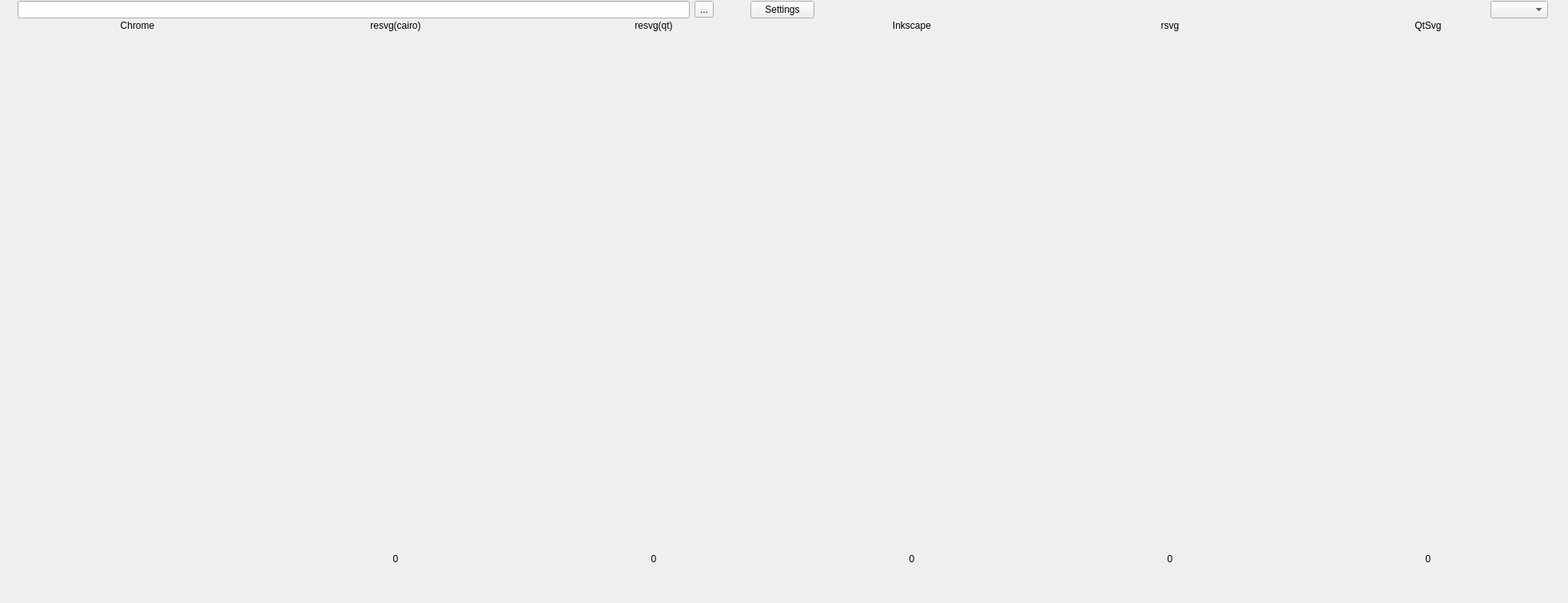
<?xml version="1.0" encoding="UTF-8"?>
<ui version="4.0">
 <class>MainWindow</class>
 <widget class="QMainWindow" name="MainWindow">
  <property name="geometry">
   <rect>
    <x>0</x>
    <y>0</y>
    <width>1962</width>
    <height>754</height>
   </rect>
  </property>
  <property name="windowTitle">
   <string>MainWindow</string>
  </property>
  <widget class="QWidget" name="centralWidget">
   <layout class="QGridLayout" name="gridLayout_2">
    <property name="leftMargin">
     <number>1</number>
    </property>
    <property name="topMargin">
     <number>1</number>
    </property>
    <property name="rightMargin">
     <number>1</number>
    </property>
    <property name="bottomMargin">
     <number>1</number>
    </property>
    <property name="spacing">
     <number>2</number>
    </property>
    <item row="4" column="1">
     <widget class="QLabel" name="lblResvgCairoDiff">
      <property name="text">
       <string>0</string>
      </property>
      <property name="alignment">
       <set>Qt::AlignCenter</set>
      </property>
     </widget>
    </item>
    <item row="4" column="3">
     <widget class="QLabel" name="lblInkscapeDiff">
      <property name="text">
       <string>0</string>
      </property>
      <property name="alignment">
       <set>Qt::AlignCenter</set>
      </property>
     </widget>
    </item>
    <item row="4" column="5">
     <widget class="QLabel" name="lblQtSvgDiff">
      <property name="text">
       <string>0</string>
      </property>
      <property name="alignment">
       <set>Qt::AlignCenter</set>
      </property>
     </widget>
    </item>
    <item row="1" column="4">
     <widget class="QLabel" name="label_3">
      <property name="text">
       <string>rsvg</string>
      </property>
      <property name="alignment">
       <set>Qt::AlignCenter</set>
      </property>
     </widget>
    </item>
    <item row="1" column="0">
     <widget class="QLabel" name="label">
      <property name="sizePolicy">
       <sizepolicy hsizetype="Preferred" vsizetype="Fixed">
        <horstretch>0</horstretch>
        <verstretch>0</verstretch>
       </sizepolicy>
      </property>
      <property name="text">
       <string>Chrome</string>
      </property>
      <property name="alignment">
       <set>Qt::AlignCenter</set>
      </property>
     </widget>
    </item>
    <item row="4" column="4">
     <widget class="QLabel" name="lblRsvgDiff">
      <property name="text">
       <string>0</string>
      </property>
      <property name="alignment">
       <set>Qt::AlignCenter</set>
      </property>
     </widget>
    </item>
    <item row="1" column="5">
     <widget class="QLabel" name="label_4">
      <property name="text">
       <string>QtSvg</string>
      </property>
      <property name="alignment">
       <set>Qt::AlignCenter</set>
      </property>
     </widget>
    </item>
    <item row="1" column="3">
     <widget class="QLabel" name="label_5">
      <property name="text">
       <string>Inkscape</string>
      </property>
      <property name="alignment">
       <set>Qt::AlignCenter</set>
      </property>
     </widget>
    </item>
    <item row="1" column="1">
     <widget class="QLabel" name="label_2">
      <property name="text">
       <string>resvg(cairo)</string>
      </property>
      <property name="alignment">
       <set>Qt::AlignCenter</set>
      </property>
     </widget>
    </item>
    <item row="0" column="0" colspan="6">
     <layout class="QHBoxLayout" name="horizontalLayout">
      <item>
       <widget class="QLineEdit" name="lineEdit">
        <property name="focusPolicy">
         <enum>Qt::NoFocus</enum>
        </property>
        <property name="readOnly">
         <bool>true</bool>
        </property>
       </widget>
      </item>
      <item>
       <widget class="QToolButton" name="btnOpen">
        <property name="focusPolicy">
         <enum>Qt::NoFocus</enum>
        </property>
        <property name="text">
         <string>...</string>
        </property>
       </widget>
      </item>
      <item>
       <spacer name="horizontalSpacer_2">
        <property name="orientation">
         <enum>Qt::Horizontal</enum>
        </property>
        <property name="sizeType">
         <enum>QSizePolicy::Fixed</enum>
        </property>
        <property name="sizeHint" stdset="0">
         <size>
          <width>40</width>
          <height>20</height>
         </size>
        </property>
       </spacer>
      </item>
      <item>
       <widget class="QPushButton" name="btnSettings">
        <property name="focusPolicy">
         <enum>Qt::NoFocus</enum>
        </property>
        <property name="text">
         <string>Settings</string>
        </property>
       </widget>
      </item>
      <item>
       <spacer name="horizontalSpacer">
        <property name="orientation">
         <enum>Qt::Horizontal</enum>
        </property>
        <property name="sizeHint" stdset="0">
         <size>
          <width>40</width>
          <height>20</height>
         </size>
        </property>
       </spacer>
      </item>
      <item>
       <widget class="QComboBox" name="cmbBoxFiles">
        <property name="sizeAdjustPolicy">
         <enum>QComboBox::AdjustToContents</enum>
        </property>
       </widget>
      </item>
     </layout>
    </item>
    <item row="2" column="0">
     <widget class="ImageView" name="imgViewChrome" native="true">
      <property name="minimumSize">
       <size>
        <width>300</width>
        <height>300</height>
       </size>
      </property>
      <property name="maximumSize">
       <size>
        <width>300</width>
        <height>300</height>
       </size>
      </property>
     </widget>
    </item>
    <item row="2" column="1">
     <widget class="ImageView" name="imgViewResvgCairo" native="true">
      <property name="minimumSize">
       <size>
        <width>300</width>
        <height>300</height>
       </size>
      </property>
      <property name="maximumSize">
       <size>
        <width>300</width>
        <height>300</height>
       </size>
      </property>
     </widget>
    </item>
    <item row="2" column="3">
     <widget class="ImageView" name="imgViewInkscape" native="true">
      <property name="minimumSize">
       <size>
        <width>300</width>
        <height>300</height>
       </size>
      </property>
      <property name="maximumSize">
       <size>
        <width>300</width>
        <height>300</height>
       </size>
      </property>
     </widget>
    </item>
    <item row="2" column="4">
     <widget class="ImageView" name="imgViewRsvg" native="true">
      <property name="minimumSize">
       <size>
        <width>300</width>
        <height>300</height>
       </size>
      </property>
      <property name="maximumSize">
       <size>
        <width>300</width>
        <height>300</height>
       </size>
      </property>
     </widget>
    </item>
    <item row="2" column="5">
     <widget class="ImageView" name="imgViewQtSvg" native="true">
      <property name="minimumSize">
       <size>
        <width>300</width>
        <height>300</height>
       </size>
      </property>
      <property name="maximumSize">
       <size>
        <width>300</width>
        <height>300</height>
       </size>
      </property>
     </widget>
    </item>
    <item row="3" column="1">
     <widget class="ImageView" name="imgViewResvgCairoDiff" native="true">
      <property name="minimumSize">
       <size>
        <width>300</width>
        <height>300</height>
       </size>
      </property>
      <property name="maximumSize">
       <size>
        <width>300</width>
        <height>300</height>
       </size>
      </property>
     </widget>
    </item>
    <item row="3" column="3">
     <widget class="ImageView" name="imgViewInkscapeDiff" native="true">
      <property name="minimumSize">
       <size>
        <width>300</width>
        <height>300</height>
       </size>
      </property>
      <property name="maximumSize">
       <size>
        <width>300</width>
        <height>300</height>
       </size>
      </property>
     </widget>
    </item>
    <item row="3" column="4">
     <widget class="ImageView" name="imgViewRsvgDiff" native="true">
      <property name="minimumSize">
       <size>
        <width>300</width>
        <height>300</height>
       </size>
      </property>
      <property name="maximumSize">
       <size>
        <width>300</width>
        <height>300</height>
       </size>
      </property>
     </widget>
    </item>
    <item row="3" column="5">
     <widget class="ImageView" name="imgViewQtSvgDiff" native="true">
      <property name="minimumSize">
       <size>
        <width>300</width>
        <height>300</height>
       </size>
      </property>
      <property name="maximumSize">
       <size>
        <width>300</width>
        <height>300</height>
       </size>
      </property>
     </widget>
    </item>
    <item row="1" column="2">
     <widget class="QLabel" name="label_6">
      <property name="text">
       <string>resvg(qt)</string>
      </property>
      <property name="alignment">
       <set>Qt::AlignCenter</set>
      </property>
     </widget>
    </item>
    <item row="2" column="2">
     <widget class="ImageView" name="imgViewResvgQt" native="true">
      <property name="minimumSize">
       <size>
        <width>300</width>
        <height>300</height>
       </size>
      </property>
      <property name="maximumSize">
       <size>
        <width>300</width>
        <height>300</height>
       </size>
      </property>
     </widget>
    </item>
    <item row="3" column="2">
     <widget class="ImageView" name="imgViewResvgQtDiff" native="true">
      <property name="minimumSize">
       <size>
        <width>300</width>
        <height>300</height>
       </size>
      </property>
      <property name="maximumSize">
       <size>
        <width>300</width>
        <height>300</height>
       </size>
      </property>
     </widget>
    </item>
    <item row="4" column="2">
     <widget class="QLabel" name="lblResvgQtDiff">
      <property name="text">
       <string>0</string>
      </property>
      <property name="alignment">
       <set>Qt::AlignCenter</set>
      </property>
     </widget>
    </item>
   </layout>
  </widget>
 </widget>
 <layoutdefault spacing="6" margin="11"/>
 <customwidgets>
  <customwidget>
   <class>ImageView</class>
   <extends>QWidget</extends>
   <header>imageview.h</header>
   <container>1</container>
  </customwidget>
 </customwidgets>
 <resources/>
 <connections/>
</ui>
